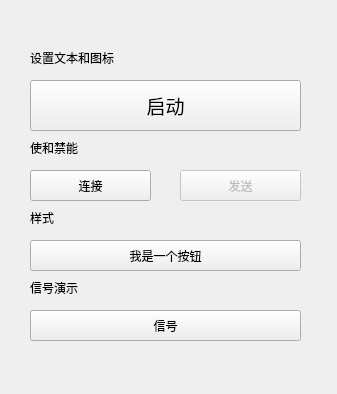
<?xml version="1.0" encoding="UTF-8"?>
<ui version="4.0">
 <class>StudyQPushButton</class>
 <widget class="QWidget" name="StudyQPushButton">
  <property name="geometry">
   <rect>
    <x>0</x>
    <y>0</y>
    <width>337</width>
    <height>394</height>
   </rect>
  </property>
  <property name="windowTitle">
   <string>Form</string>
  </property>
  <widget class="QPushButton" name="pushButton_1">
   <property name="geometry">
    <rect>
     <x>30</x>
     <y>80</y>
     <width>271</width>
     <height>51</height>
    </rect>
   </property>
   <property name="font">
    <font>
     <family>黑体</family>
     <pointsize>14</pointsize>
    </font>
   </property>
   <property name="text">
    <string>启动</string>
   </property>
   <property name="icon">
    <iconset resource="LearningQt.qrc">
     <normaloff>:/res/start.ico</normaloff>:/res/start.ico</iconset>
   </property>
   <property name="iconSize">
    <size>
     <width>30</width>
     <height>30</height>
    </size>
   </property>
  </widget>
  <widget class="QPushButton" name="pushButton_2">
   <property name="geometry">
    <rect>
     <x>30</x>
     <y>170</y>
     <width>121</width>
     <height>31</height>
    </rect>
   </property>
   <property name="text">
    <string>连接</string>
   </property>
  </widget>
  <widget class="QLabel" name="label">
   <property name="geometry">
    <rect>
     <x>30</x>
     <y>50</y>
     <width>271</width>
     <height>16</height>
    </rect>
   </property>
   <property name="text">
    <string>设置文本和图标</string>
   </property>
  </widget>
  <widget class="QLabel" name="label_2">
   <property name="geometry">
    <rect>
     <x>30</x>
     <y>140</y>
     <width>271</width>
     <height>16</height>
    </rect>
   </property>
   <property name="text">
    <string>使和禁能</string>
   </property>
  </widget>
  <widget class="QPushButton" name="pushButton_3">
   <property name="enabled">
    <bool>false</bool>
   </property>
   <property name="geometry">
    <rect>
     <x>180</x>
     <y>170</y>
     <width>121</width>
     <height>31</height>
    </rect>
   </property>
   <property name="text">
    <string>发送</string>
   </property>
  </widget>
  <widget class="QPushButton" name="pushButton_4">
   <property name="geometry">
    <rect>
     <x>30</x>
     <y>240</y>
     <width>271</width>
     <height>31</height>
    </rect>
   </property>
   <property name="text">
    <string>我是一个按钮</string>
   </property>
  </widget>
  <widget class="QLabel" name="label_3">
   <property name="geometry">
    <rect>
     <x>30</x>
     <y>210</y>
     <width>271</width>
     <height>16</height>
    </rect>
   </property>
   <property name="text">
    <string>样式</string>
   </property>
  </widget>
  <widget class="QLabel" name="label_4">
   <property name="geometry">
    <rect>
     <x>30</x>
     <y>280</y>
     <width>271</width>
     <height>16</height>
    </rect>
   </property>
   <property name="text">
    <string>信号演示</string>
   </property>
  </widget>
  <widget class="QPushButton" name="pushButton_5">
   <property name="geometry">
    <rect>
     <x>30</x>
     <y>310</y>
     <width>271</width>
     <height>31</height>
    </rect>
   </property>
   <property name="text">
    <string>信号</string>
   </property>
  </widget>
 </widget>
 <resources>
  <include location="LearningQt.qrc"/>
 </resources>
 <connections/>
</ui>
